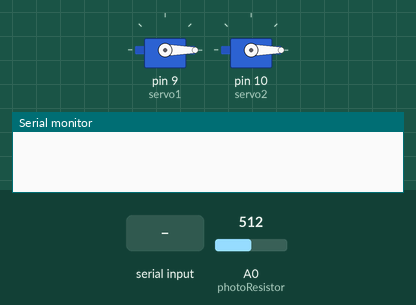
The sketch below on a simulated Arduino Uno, built with avr-gcc and run on an emulated ATmega328P. Parts: 2 × servo, the last lines printed to the serial monitor. Inputs (shaded band) come from the test bench; at power-on: A0 (photoResistor) = 512.

Above: at 3.2 s.
3.3 s: "90,45\n" received over Serial
At 3.9 s:
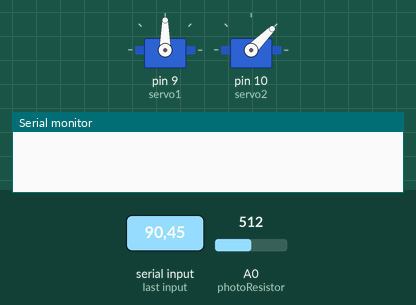
4.8 s: "30,150\n" received over Serial
At 6.5 s:
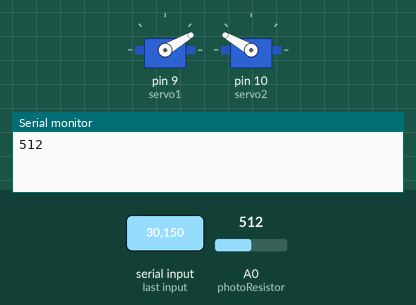
6.8 s: "1,90\n" received over Serial
At 8.2 s:
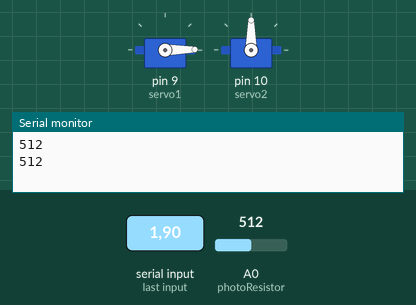
Timing chart, 0 to 9.8 s (numbered marks = the images above; inputs shaded):
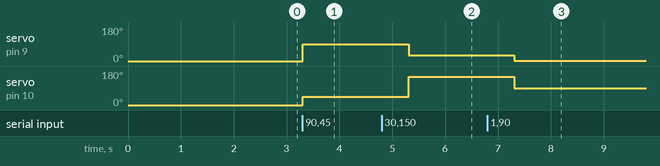

Measured:
- after the input at 3.3 s, servo on pin 9 (servo1): 0° → 90° at once; servo on pin 10 (servo2): 0° → 45° at once
- after the input at 4.8 s, servo on pin 9 (servo1): 90° → 30° after 0.51 s; servo on pin 10 (servo2): 45° → 150° after 0.51 s
- after the input at 6.8 s, servo on pin 9 (servo1): 30° → 1° after 0.51 s; servo on pin 10 (servo2): 150° → 90° after 0.51 s

The sketch:

solaristrack.ino
```cpp
#include <Servo.h>

Servo servo1, servo2;
const int photoResistor = A0;
const int baudRate = 9600;

void setup() {
    Serial.begin(baudRate);
    servo1.attach(9);
    servo2.attach(10);

    // Start at zero degrees
    servo1.write(0);
    servo2.write(0);
    delay(2000);
}

void loop() {
    if (Serial.available()) {
        String data = Serial.readStringUntil('\n');
        int commaIndex = data.indexOf(',');
        if (commaIndex > 0) {
            int angle1 = data.substring(0, commaIndex).toInt();
            int angle2 = data.substring(commaIndex + 1).toInt();

            servo1.write(angle1);
            servo2.write(angle2);
            delay(2000); // Allow servo movement

            int luminosity = analogRead(photoResistor);
            Serial.println(luminosity); // Send data back to Python
        }
    }
}
```
